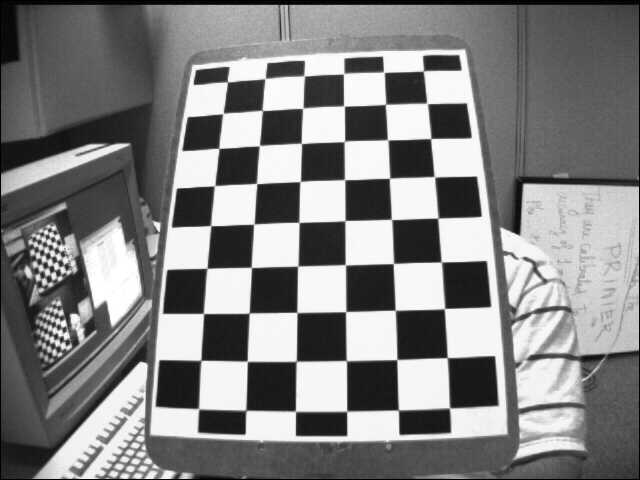
#> input picture OpenCV-tutorials/data/left12.jpg, 640 x 480 px
$ python cameraCalibration.py
#> lines starting #> are read from the running program, lines starting #| are printed output that depends on the picture; after the words box and inside, x2 and y2 are one past the last pixel; in counts of white or black regions, pixels touching at a corner belong together; long printed decimals are rounded
'''
 Based on the following tutorial:
   http://docs.opencv.org/3.0-beta/doc/py_tutorials/py_calib3d/py_calibration/py_calibration.html
'''

import numpy as np
import cv2
import glob

# Define the chess board rows and columns
rows = 7
cols = 6

# Set the termination criteria for the corner sub-pixel algorithm
criteria = (cv2.TERM_CRITERIA_MAX_ITER + cv2.TERM_CRITERIA_EPS, 30, 0.001)

# Prepare the object points: (0,0,0), (1,0,0), (2,0,0), ..., (6,5,0). They are the same for all images
objectPoints = np.zeros((rows * cols, 3), np.float32)
objectPoints[:, :2] = np.mgrid[0:rows, 0:cols].T.reshape(-1, 2)

# Create the arrays to store the object points and the image points
objectPointsArray = []
imgPointsArray = []

# Loop over the image files
for path in glob.glob('../data/left[0-1][0-9].jpg'):
    # Load the image and convert it to gray scale
    img = cv2.imread(path)
#> img is the input picture: shape (480, 640, 3); min 0, max 255, mean 129.5
    gray = cv2.cvtColor(img, cv2.COLOR_BGR2GRAY)

    # Find the chess board corners
    ret, corners = cv2.findChessboardCorners(gray, (rows, cols), None)
#> ret = True; corners = 42 rows, first 8: [423.1, 71.24], [426.8, 103.1], [430.8, 138.6], [434.5, 176.8], [437.8, 218.3], [441.1, 262], [444.4, 308.6], [383.7, 72.08]

    # Make sure the chess board pattern was found in the image
    if ret:
        # Refine the corner position
        corners = cv2.cornerSubPix(gray, corners, (11, 11), (-1, -1), criteria)
#> corners = 42 rows, first 8: [423.5, 70.89], [427.2, 103.4], [430.7, 138.5], [434.3, 176.7], [437.9, 218.1], [441.4, 261.9], [444.5, 308.6], [383.9, 72.21]

        # Add the object points and the image points to the arrays
        objectPointsArray.append(objectPoints)
        imgPointsArray.append(corners)

        # Draw the corners on the image
        cv2.drawChessboardCorners(img, (rows, cols), corners, ret)
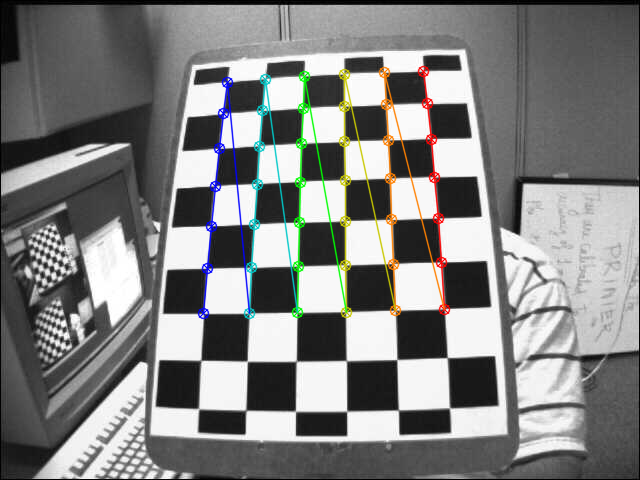
#> img: shape (480, 640, 3); 3.64% of pixels changed, all inside (x1, y1, x2, y2) = (197, 65, 451, 320)

    # Display the image
    cv2.imshow('chess board', img)
    cv2.waitKey(500)

# Calibrate the camera and save the results
ret, mtx, dist, rvecs, tvecs = cv2.calibrateCamera(objectPointsArray, imgPointsArray, gray.shape[::-1], None, None)
#> ret = 0.164; mtx = [[611.9, 0, 335], [0, 629.8, 233.3], [0, 0, 1]]; dist = [[-0.393, 0.998, -0.00118, 0.00795, -9.74]]; rvecs = ([-0.294, 0.402, 1.53],); tvecs = ([2.21, -3.93, 14.79],)
np.savez('../data/calib.npz', mtx=mtx, dist=dist, rvecs=rvecs, tvecs=tvecs)

# Print the camera calibration error
error = 0

for i in range(len(objectPointsArray)):
    imgPoints, _ = cv2.projectPoints(objectPointsArray[i], rvecs[i], tvecs[i], mtx, dist)
    error += cv2.norm(imgPointsArray[i], imgPoints, cv2.NORM_L2) / len(imgPoints)
#> this loop made 1 pass
#> error on pass 1: 0.0253
#> after the loop, error = 0.0253

print("Total error: ", error / len(objectPointsArray))
#| Total error:  0.02529

# Load one of the test images
img = cv2.imread('../data/left12.jpg')
h, w = img.shape[:2]
#> h = 480; w = 640

# Obtain the new camera matrix and undistort the image
newCameraMtx, roi = cv2.getOptimalNewCameraMatrix(mtx, dist, (w, h), 1, (w, h))
#> newCameraMtx = [[290.2, 0, 158.9], [0, 151.4, 399], [0, 0, 1]]; roi = (0, 343, 303, 115)
undistortedImg = cv2.undistort(img, mtx, dist, None, newCameraMtx)
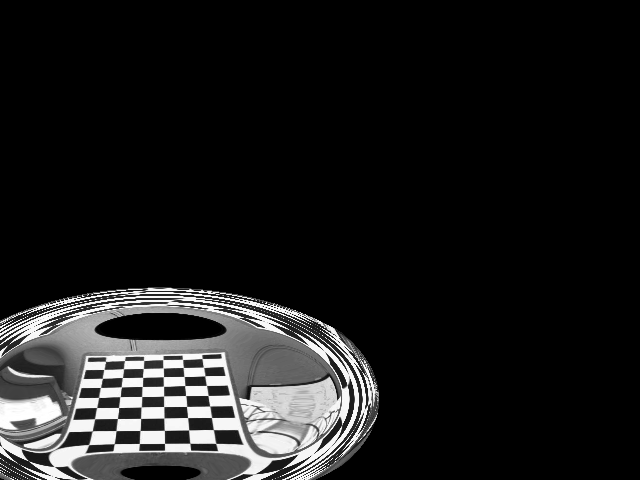
#> undistortedImg: shape (480, 640, 3); min 0, max 255, mean 27.7

# Crop the undistorted image
# x, y, w, h = roi
# undistortedImg = undistortedImg[y:y + h, x:x + w]

# Display the final result
cv2.imshow('chess board', np.hstack((img, undistortedImg)))
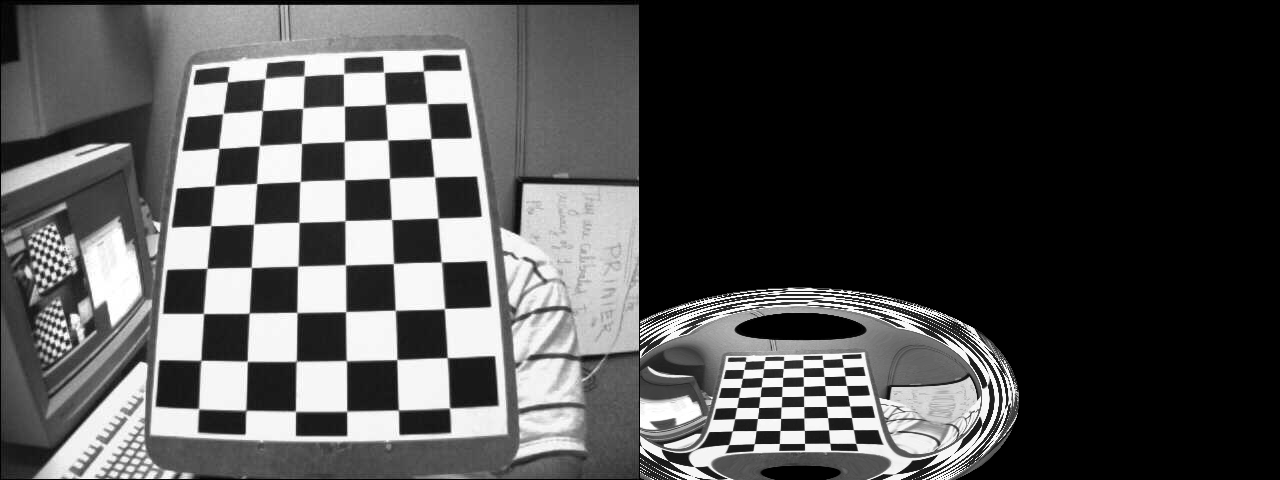
#> window 'chess board': shape (480, 1280, 3); min 0, max 255, mean 78.6
cv2.waitKey(0)
cv2.destroyAllWindows()

$ run again, with OpenCV-tutorials/data/left01.jpg copied over OpenCV-tutorials/data/left12.jpg
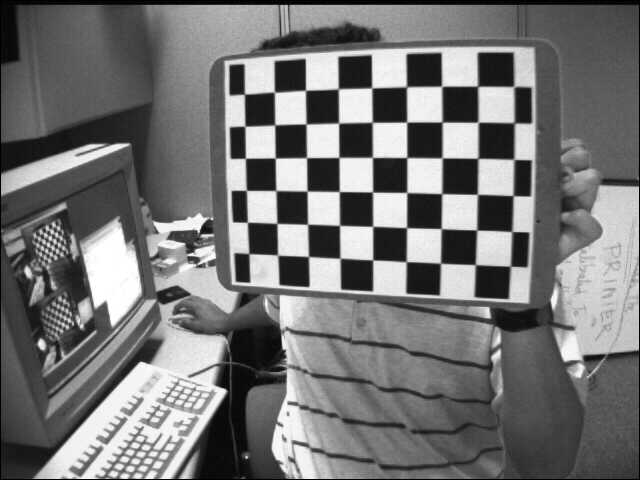
#> input picture OpenCV-tutorials/data/left01.jpg, 640 x 480 px
#> img is the input picture: shape (480, 640, 3); min 0, max 255, mean 116.6
#> `ret, corners = cv2.findChessboardCorners(gray, (rows, cols), None)`: ret = True; corners = 42 rows, first 8: [475.4, 264.8], [440.5, 263.2], [405.9, 261.5], [372.9, 259.9], [340.6, 258.5], [308.7, 256.4], [277.6, 255.1], [476.7, 230.1]
#> `corners = cv2.cornerSubPix(gray, corners, (11, 11), (-1, -1), criteria)`: corners = 42 rows, first 8: [475.3, 264.6], [440.5, 263.2], [406.2, 261.7], [372.7, 259.9], [340, 258.2], [308.5, 256.5], [277.6, 255.1], [476.7, 230]
#> `cv2.drawChessboardCorners(img, (rows, cols), corners, ret)`:
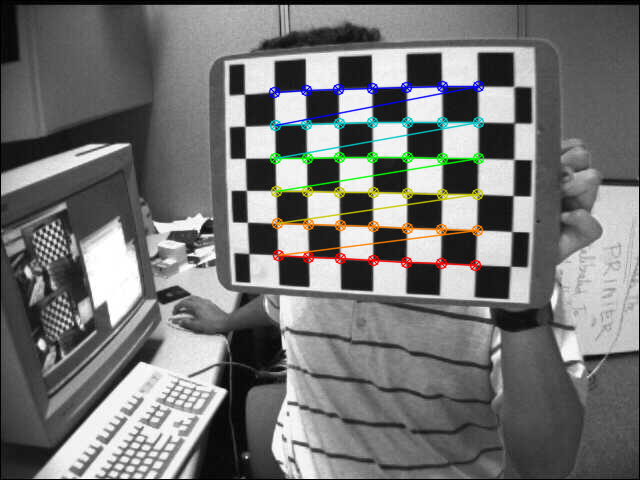
#> img: shape (480, 640, 3); 3.22% of pixels changed, all inside (x1, y1, x2, y2) = (268, 80, 485, 272)
#> `ret, mtx, dist, rvecs, tvecs = cv2.calibrateCamera(objectPointsArray, ..`: ret = 0.146; mtx = [[841.1, 0, 299.8], [0, 795.4, 311.1], [0, 0, 1]]; dist = [[-0.744, 1.23, -0.063, 0.0252, -4.97]]; rvecs = ([-0.679, 0.378, -3.01],); tvecs = ([4.77, -1.27, 22.63],)
#> the loop `for i in range(len(objectPointsArray)):` made 1 pass
#> error on pass 1: 0.0226
#> after the loop `for i in range(len(objectPointsArray)):`: error = 0.0226
#| Total error:  0.02255
#> newCameraMtx = [[472.5, 0, 227.3], [0, 362.1, 382.8], [0, 0, 1]]; roi = (59, 241, 359, 218)
#> `cv2.imshow('chess board', np.hstack((img, undistortedImg)))`:
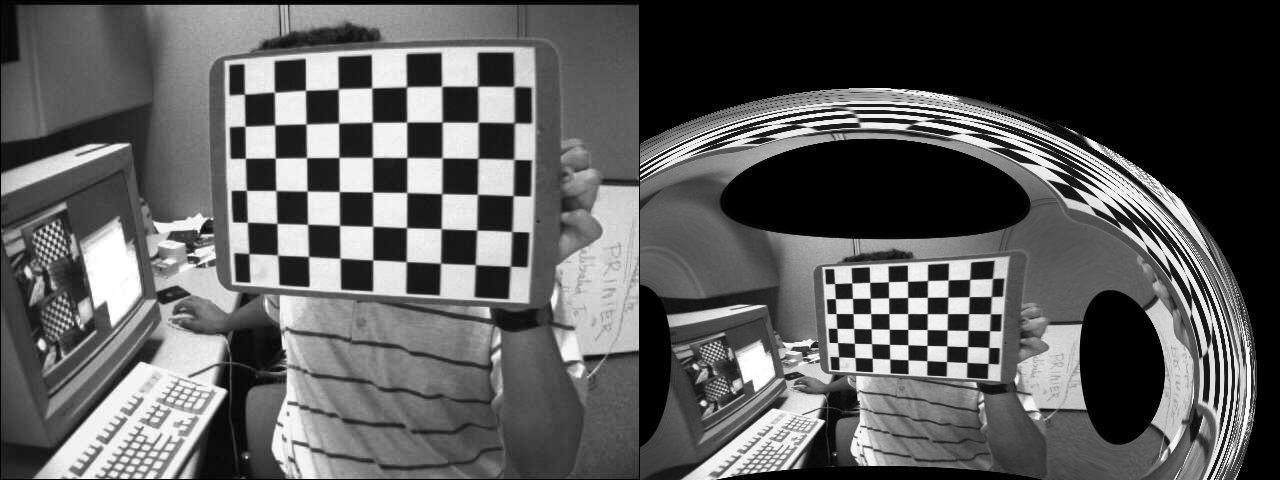
#> window 'chess board': shape (480, 1280, 3); min 0, max 255, mean 91.9

$ run again, with OpenCV-tutorials/data/left02.jpg copied over OpenCV-tutorials/data/left12.jpg
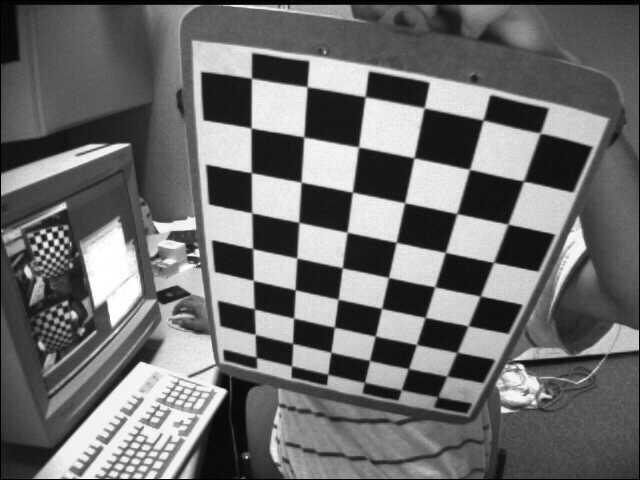
#> input picture OpenCV-tutorials/data/left02.jpg, 640 x 480 px
#> img is the input picture: shape (480, 640, 3); min 0, max 255, mean 109
#> `ret, corners = cv2.findChessboardCorners(gray, (rows, cols), None)`: ret = True; corners = 42 rows, first 8: [254.7, 308.6], [253.5, 280.5], [252.6, 248.4], [252.4, 213.8], [251.5, 172.4], [251.8, 128.6], [251.5, 77.99], [293.3, 318]
#> `corners = cv2.cornerSubPix(gray, corners, (11, 11), (-1, -1), criteria)`: corners = 42 rows, first 8: [254.3, 308.9], [253.3, 280.4], [252.6, 248.6], [251.8, 212.8], [251.3, 172.7], [251.1, 128], [251.5, 78.19], [293.6, 318.1]
#> `cv2.drawChessboardCorners(img, (rows, cols), corners, ret)`:
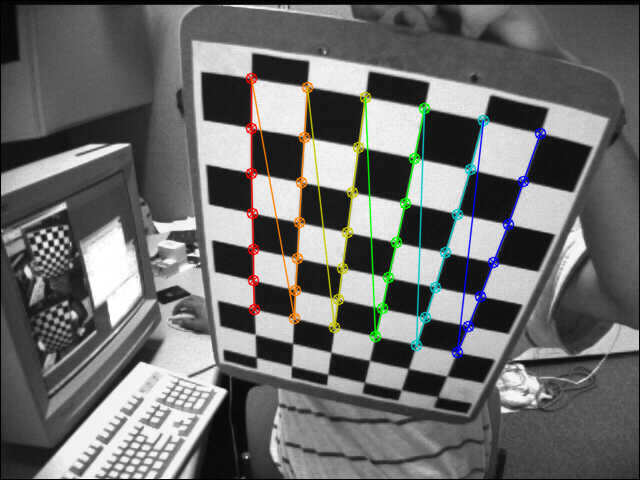
#> img: shape (480, 640, 3); 3.62% of pixels changed, all inside (x1, y1, x2, y2) = (245, 72, 547, 359)
#> `ret, mtx, dist, rvecs, tvecs = cv2.calibrateCamera(objectPointsArray, ..`: ret = 0.106; mtx = [[579.9, 0, 324.8], [0, 594.1, 262.5], [0, 0, 1]]; dist = [[-0.367, 0.14, -0.0158, 0.0108, -0.0557]]; rvecs = ([0.465, 0.73, -1.33],); tvecs = ([-1.72, 1.11, 13.95],)
#> the loop `for i in range(len(objectPointsArray)):` made 1 pass
#> error on pass 1: 0.0163
#> after the loop `for i in range(len(objectPointsArray)):`: error = 0.0163
#| Total error:  0.01634
#> newCameraMtx = [[437.2, 0, 348], [0, 434.6, 249.3], [0, 0, 1]]; roi = (56, 47, 554, 373)
#> `cv2.imshow('chess board', np.hstack((img, undistortedImg)))`:
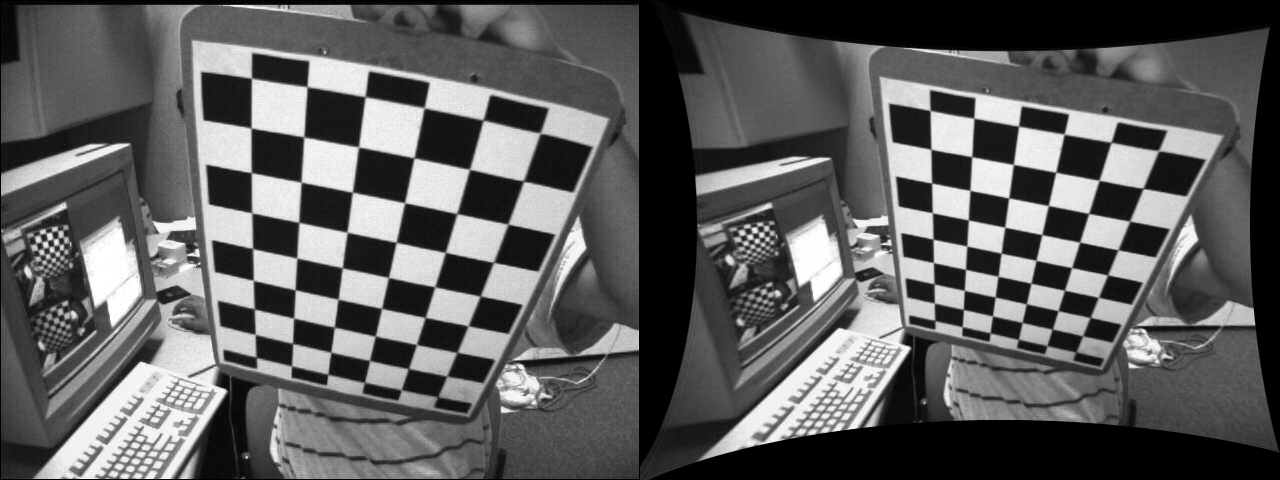
#> window 'chess board': shape (480, 1280, 3); min 0, max 255, mean 93.8

$ run again, with OpenCV-tutorials/data/left03.jpg copied over OpenCV-tutorials/data/left12.jpg
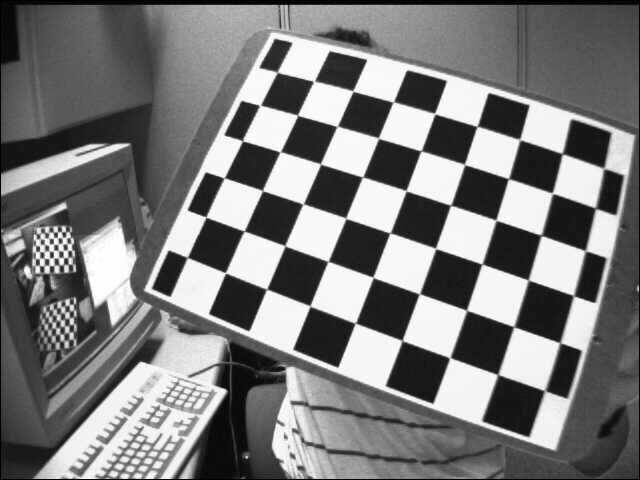
#> input picture OpenCV-tutorials/data/left03.jpg, 640 x 480 px
#> img is the input picture: shape (480, 640, 3); min 0, max 255, mean 122.9
#> `ret, corners = cv2.findChessboardCorners(gray, (rows, cols), None)`: ret = True; corners = 42 rows, first 8: [496.9, 373.9], [449, 358.7], [402.3, 339.6], [354.4, 323.5], [309.4, 305.4], [267.7, 289.2], [225.3, 272.5], [513, 326.7]
#> `corners = cv2.cornerSubPix(gray, corners, (11, 11), (-1, -1), criteria)`: corners = 42 rows, first 8: [497.8, 374.6], [449.9, 357.7], [402.1, 340.5], [355.3, 323.2], [310, 306], [266.6, 289.1], [225.4, 272.8], [513.8, 326.7]
#> `cv2.drawChessboardCorners(img, (rows, cols), corners, ret)`:
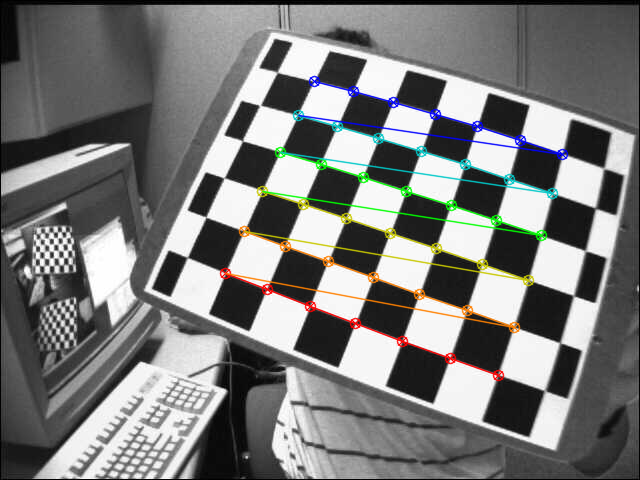
#> img: shape (480, 640, 3); 3.99% of pixels changed, all inside (x1, y1, x2, y2) = (219, 75, 569, 382)
#> `ret, mtx, dist, rvecs, tvecs = cv2.calibrateCamera(objectPointsArray, ..`: ret = 0.114; mtx = [[662.4, 0, 293.4], [0, 684.2, 223.3], [0, 0, 1]]; dist = [[-0.546, 0.863, 0.00789, 0.0271, -1.72]]; rvecs = ([-0.359, -0.495, -2.71],); tvecs = ([3.94, 2.85, 12.3],)
#> the loop `for i in range(len(objectPointsArray)):` made 1 pass
#> error on pass 1: 0.0176
#> after the loop `for i in range(len(objectPointsArray)):`: error = 0.0176
#| Total error:  0.01757
#> newCameraMtx = [[115.9, 0, 88.97], [0, 156.8, 61.69], [0, 0, 1]]; roi = (38, 11, 112, 110)
#> `cv2.imshow('chess board', np.hstack((img, undistortedImg)))`:
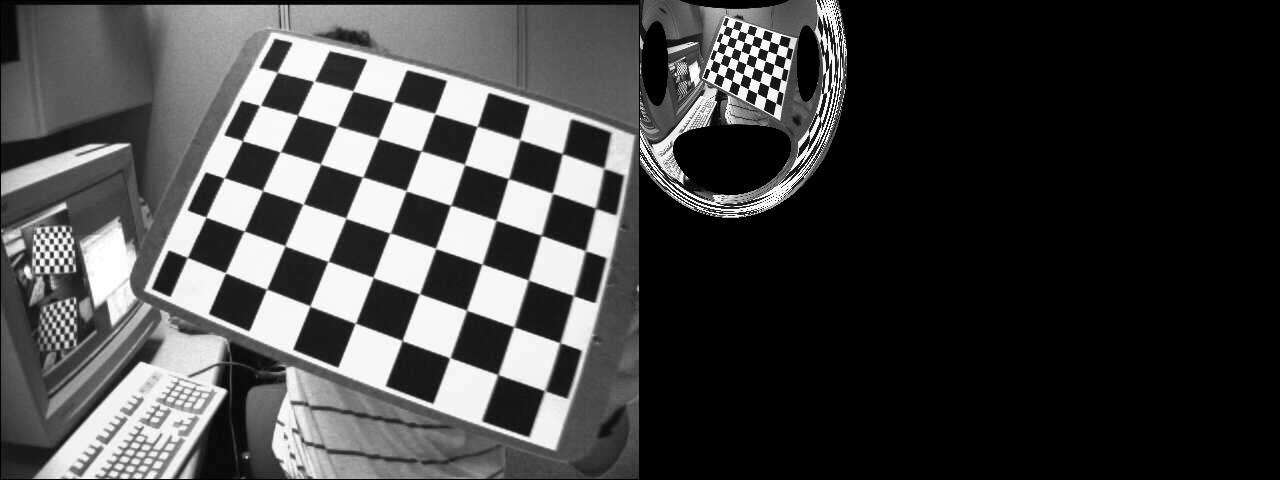
#> window 'chess board': shape (480, 1280, 3); min 0, max 255, mean 67.3
